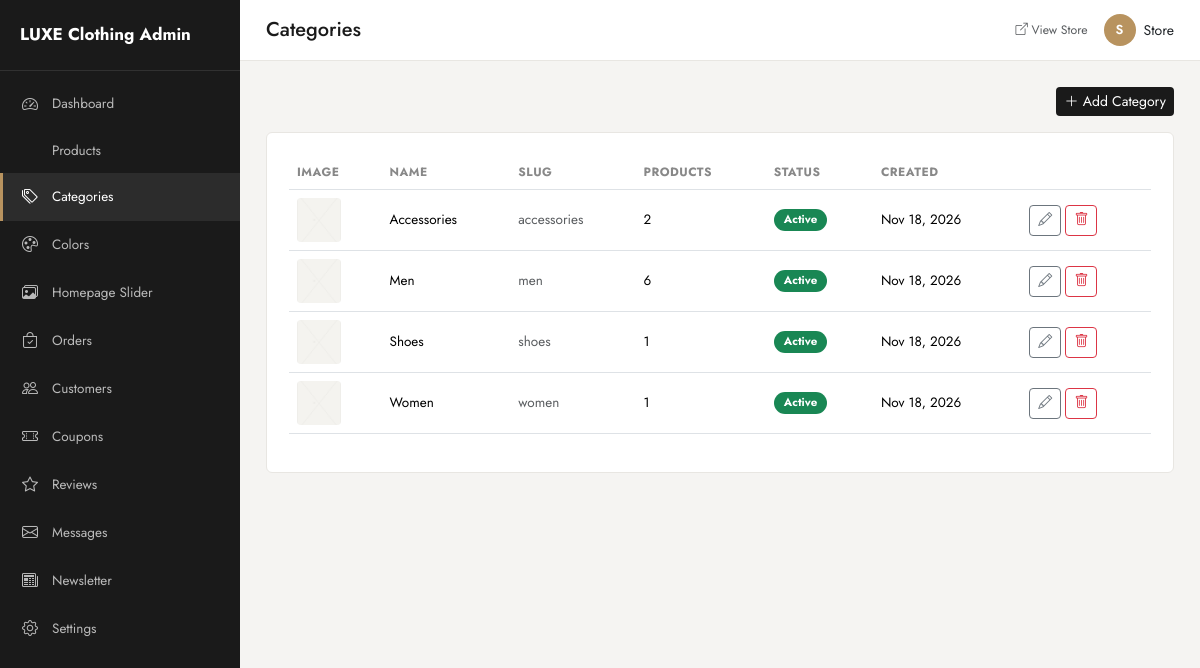
Page /admin/categories/index.php (signed in) on the committed database.
### tables this page shows
CREATE TABLE users (
    id INT AUTO_INCREMENT PRIMARY KEY,
    first_name VARCHAR(100) NOT NULL,
    last_name VARCHAR(100) NOT NULL,
    email VARCHAR(150) NOT NULL UNIQUE,
    password VARCHAR(255) NOT NULL,
    phone VARCHAR(30) DEFAULT NULL,
    address VARCHAR(255) DEFAULT NULL,
    city VARCHAR(100) DEFAULT NULL,
    role ENUM('customer','admin') NOT NULL DEFAULT 'customer',
    status ENUM('active','inactive') NOT NULL DEFAULT 'active',
    created_at DATETIME NOT NULL DEFAULT CURRENT_TIMESTAMP,
    INDEX idx_users_email (email),
    INDEX idx_users_role (role)
);

CREATE TABLE categories (
    id INT AUTO_INCREMENT PRIMARY KEY,
    name VARCHAR(100) NOT NULL,
    slug VARCHAR(150) NOT NULL UNIQUE,
    description TEXT,
    image VARCHAR(255) DEFAULT NULL,
    status ENUM('active','inactive') NOT NULL DEFAULT 'active',
    created_at DATETIME NOT NULL DEFAULT CURRENT_TIMESTAMP,
    INDEX idx_categories_slug (slug),
    INDEX idx_categories_status (status)
);

### includes/functions.php (called while the page is built, shortened)
<?php
require_once __DIR__ . '/../config/database.php';
function e(?string $value): string
{
    return htmlspecialchars($value ?? '', ENT_QUOTES, 'UTF-8');
}
function isLoggedIn(): bool
{
    return !empty($_SESSION['user_id']);
}
function currentUserId(): ?int
{
    return $_SESSION['user_id'] ?? null;
}
function currentUser(): ?array
{
    $stmt = getDB()->prepare('SELECT * FROM users WHERE id = ? LIMIT 1');
    $stmt->execute([currentUserId()]);
    $user = $stmt->fetch() ?: false;
    return $user ?: null;
}
function categoryImageUrl(?string $filename): string
{
    if (empty($filename)) {
        return BASE_URL . '/assets/images/placeholder.jpg';
    }
    return UPLOAD_URL . '/categories/' . $filename;
}

### config/database.php (called while the page is built, shortened)
<?php
function getDB(): PDO
{
    static $pdo = null;
    if ($pdo === null) {
        $dsn = 'mysql:host=' . DB_HOST . ';dbname=' . DB_NAME . ';charset=' . DB_CHARSET;
        $options = [
            PDO::ATTR_ERRMODE            => PDO::ERRMODE_EXCEPTION,
            PDO::ATTR_DEFAULT_FETCH_MODE => PDO::FETCH_ASSOC,
            PDO::ATTR_EMULATE_PREPARES   => false,
        ];
        try {
            $pdo = new PDO($dsn, DB_USER, DB_PASS, $options);
        } catch (PDOException $e) {
            error_log('DB Connection Error: ' . $e->getMessage());
            http_response_code(500);
            die('A database error occurred. Please try again later.');
        }
    }
    return $pdo;
}

### admin/categories/index.php (the view, shortened to what this page needs)
<?php
$pdo = getDB();
$categories = $pdo->query(
    "SELECT c.*, (SELECT COUNT(*) FROM products p WHERE p.category_id = c.id) AS product_count
     FROM categories c ORDER BY c.name"
)->fetchAll();
$pageHeading = 'Categories';
require_once __DIR__ . '/../includes/header.php';
?>
<div class="d-flex justify-content-between align-items-center mb-3">
  <a href="<?= BASE_URL ?>/admin/categories/create.php" class="btn btn-primary-admin btn-sm"><i class="bi bi-plus-lg"></i> Add Category</a>
</div>
<div class="admin-card">
  <div class="table-responsive">
    <table class="table table-admin">
      <thead><tr><th>Image</th><th>Name</th><th>Slug</th><th>Products</th><th>Status</th><th>Created</th><th></th></tr></thead>
      <tbody>
      <?php foreach ($categories as $c): ?>
        <tr>
          <td><img src="<?= e(categoryImageUrl($c['image'])) ?>" class="thumb"></td>
          <td><?= e($c['name']) ?></td>
          <td class="text-muted"><?= e($c['slug']) ?></td>
          <td><?= (int)$c['product_count'] ?></td>
          <td>
            <a href="?toggle=<?= $c['id'] ?>" class="badge badge-status bg-<?= $c['status']==='active'?'success':'secondary' ?> text-decoration-none">
              <?= e($c['status']) ?>
            </a>
          </td>
          <td><?= date('M j, Y', strtotime($c['created_at'])) ?></td>
          <td>
            <a href="<?= BASE_URL ?>/admin/categories/edit.php?id=<?= $c['id'] ?>" class="btn btn-sm btn-outline-secondary"><i class="bi bi-pencil"></i></a>
            <a href="<?= BASE_URL ?>/admin/categories/delete.php?id=<?= $c['id'] ?>" class="btn btn-sm btn-outline-danger confirm-delete" data-confirm-msg="Delete this category? Products in it will not be deleted but must be reassigned first."><i class="bi bi-trash"></i></a>
          </td>
        </tr>
      <?php endforeach; ?>
      </tbody>
    </table>
  </div>
</div>
<?php require_once __DIR__ . '/../includes/footer.php'; ?>

### admin/includes/header.php (shortened to what this page needs)
<?php
$adminUser = currentUser();
?>
<!DOCTYPE html>
<html lang="en">
<head>
<link href="https://cdn.jsdelivr.net/npm/bootstrap@5.3.3/dist/css/bootstrap.min.css" rel="stylesheet">
<link href="https://cdn.jsdelivr.net/npm/bootstrap-icons@1.11.3/font/bootstrap-icons.css" rel="stylesheet">
<link rel="stylesheet" href="<?= BASE_URL ?>/admin/assets/css/admin.css">
</head>
<body>
<div id="toast-container" class="toast-container position-fixed top-0 end-0 p-3" style="z-index:1080"></div>
<div class="admin-wrapper">
  <?php include __DIR__ . '/sidebar.php'; ?>
  <div class="admin-main">
    <div class="admin-topbar d-flex justify-content-between align-items-center">
      <h5 class="mb-0 d-none d-lg-block"><?= e($pageHeading ?? 'Dashboard') ?></h5>
      <div class="d-flex align-items-center gap-3">
        <a href="<?= BASE_URL ?>/index.php" target="_blank" class="small text-muted"><i class="bi bi-box-arrow-up-right"></i> View Store</a>
        <div class="dropdown">
          <a href="#" class="d-flex align-items-center gap-2 text-dark" data-bs-toggle="dropdown">
            <div class="admin-avatar"><?= e(strtoupper(substr($adminUser['first_name'],0,1))) ?></div>
            <span class="d-none d-md-inline"><?= e($adminUser['first_name']) ?></span>
          </a>
        </div>
      </div>
    </div>
    <div class="admin-content">

### admin/assets/css/admin.css (style rules this page uses)
:root { --admin-ink: #1a1a1a; --admin-accent: #b8935f; --admin-bg: #f5f4f2; --admin-line: #e8e6e2; }
* { box-sizing: border-box; }
body { font-family: 'Jost', sans-serif; background: var(--admin-bg); color: var(--admin-ink); font-size: 14px; }
a { text-decoration: none; }
.admin-wrapper { display: flex; min-height: 100vh; }
.admin-main { margin-left: 240px; flex-grow: 1; min-width: 0; width: 100%; }
.admin-topbar { background: #fff; padding: 14px 26px; border-bottom: 1px solid var(--admin-line); position: sticky; top: 0; z-index: 900; }
.admin-content { padding: 26px; }
.admin-avatar { width: 32px; height: 32px; border-radius: 50%; background: var(--admin-accent); color: #fff; display: flex; align-items: center; justify-content: center; font-weight: 600; font-size: 13px; }
.admin-card { background: #fff; border-radius: 6px; border: 1px solid var(--admin-line); padding: 22px; }
.table-admin th { font-size: 12px; text-transform: uppercase; letter-spacing: .5px; color: #888; border-top: none; }
.table-admin td { vertical-align: middle; font-size: 13.5px; }
.table-admin img.thumb { width: 44px; height: 44px; object-fit: cover; border-radius: 4px; }
.badge-status { text-transform: capitalize; padding: 5px 10px; border-radius: 20px; font-size: 11.5px; }
.btn-primary-admin { background: var(--admin-ink); color: #fff; border: none; }

### rows in the picture
users: first_name "S", first_name "Store"
categories: name "Accessories", slug "accessories", product_count "2", status "Active", created_at "Nov 18, 2026"
categories: name "Men", slug "men", product_count "6", status "Active", created_at "Nov 18, 2026"
categories: name "Shoes", slug "shoes", product_count "1", status "Active", created_at "Nov 18, 2026"
categories: name "Women", slug "women", product_count "1", status "Active", created_at "Nov 18, 2026"

### other values in the picture
setting('store_name', 'LUXE') "LUXE Clothing"
$pageHeading "Categories"
